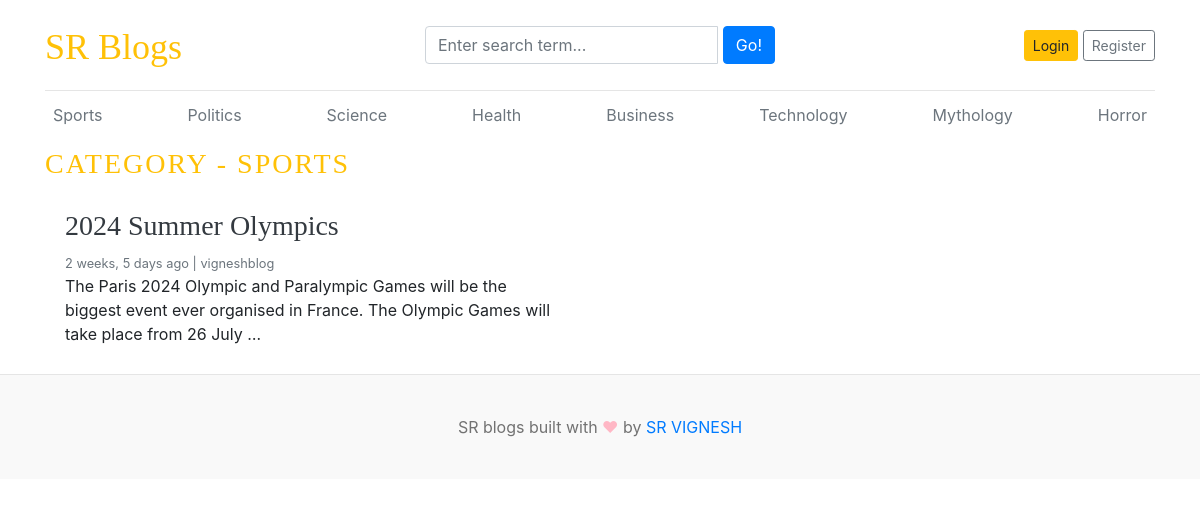
Page /category/1/ on the committed database.
### blogs/models.py (models this page shows, shortened)
class Category(models.Model):
    category_name=models.CharField(max_length=50,unique=True)
    created_at=models.DateTimeField(auto_now_add=True)
    updated_at=models.DateTimeField(auto_now=True)
    class Meta:
        verbose_name_plural='categories'
    def __str__(self):
        return self.category_name

class Blog(models.Model):
    title=models.CharField(max_length=100)
    slug=models.SlugField(max_length=150,unique=True,blank=True)
    category=models.ForeignKey(Category,on_delete=models.CASCADE)
    author=models.ForeignKey(User,on_delete=models.CASCADE)
    featured_image=models.ImageField(upload_to='uploads/%Y/%m/%d')
    short_description=models.TextField(max_length=500)
    blog_body=models.TextField(max_length=2000)
    status=models.CharField(max_length=20,choices=STATUS_CHOICES,default="Draft")
    is_featured=models.BooleanField(default=False)
    created_at=models.DateTimeField(auto_now_add=True)
    updated_at=models.DateTimeField(auto_now=True)

### blogs/views.py (the view)
# urls.py: path('<int:category_id>/',views.posts_by_category,name='posts_by_category'),
def posts_by_category(request,category_id):
    posts=Blog.objects.filter(status='Published',category=category_id)
    category=get_object_or_404(Category,pk=category_id)
    context={
        'posts':posts,
        'category':category,
    }
    return render(request,'posts_by_category.html',context)

### blogs/context_processors.py (called while the page is built)
def get_categories(request):
    categories=Category.objects.all()
    return dict(categories=categories)

def get_social_links(request):
    social_links=SocialLink.objects.all()
    return dict(social_links=social_links)

### templates/posts_by_category.html
{% extends 'base.html' %}
{% block content %}
<h3 class="text-uppercase text-warning" style="letter-spacing:2px;">Category - {{ category }}</h3>
  <div class="row mb-2">
    {% if posts %}
    {% for post in posts %}
    <div class="col-md-6">
      <div class="card border-0" >
        <div class="card-body">
          <h3><a href="{% url 'blogs' post.slug %}" class="text-dark">{{ post.title }}</a></h3>
          <small class="mb-1 text-muted">{{ post.created_at | timesince }} ago | {{ post.author }}</small>
          <p class="card-text">{{ post.short_description | truncatewords:25 }}</p>
        </div>
      </div>
    </div>
    {% endfor %}
    {% else %}
    <p>No Post Found</p>
    {% endif %}
  </div>
</div>
{% endblock %}

### templates/base.html (shortened to what this page needs)
{% load static %}
<!DOCTYPE html>
<html lang="en">
<head>
    <link href="https://getbootstrap.com/docs/4.0/dist/css/bootstrap.min.css" rel="stylesheet">
    <link href="{% static 'css/blog.css' %}" rel="stylesheet">
    <link rel="stylesheet" href="https://stackpath.bootstrapcdn.com/bootstrap/4.5.2/css/bootstrap.min.css">
    <link rel="stylesheet" href="https://cdnjs.cloudflare.com/ajax/libs/font-awesome/5.15.4/css/all.min.css">
    <link rel="stylesheet" href="https://cdnjs.cloudflare.com/ajax/libs/font-awesome/4.7.0/css/font-awesome.min.css">
  </head>
<body>
    <div class="container">
      <header class="blog-header py-3">
        <div class="row flex-nowrap justify-content-between align-items-center">
          <div class="col-4 pt-1">
            <a class="blog-header-logo text-warning" href="/">SR Blogs</a>
          </div>
          <div class="col-4">
            <form action="{% url 'search' %}" method="GET">
                <div class="input-group">
                    <input class="form-control" type="text" name="keyword" value="{{ keyword }}" placeholder="Enter search term..." aria-label="Enter search term..." aria-describedby="button-search" />&nbsp;
                    <button type="submit" class="btn btn-primary" id="button-search" type="button">Go!</button>
                </div>
            </form>
          </div>
          <div class="col-4 d-flex justify-content-end align-items-center">
            {% if not user.is_authenticated %}
            <a class="btn btn-sm btn-warning" href="{% url 'login' %}">Login</a> &nbsp;
            <a class="btn btn-sm btn-outline-secondary" href="{% url 'register' %}">Register</a>
            {% else %}
            <span><a href="{% url 'dashboard' %}">Dashboard</a></span>
            &emsp;
            <span><a href="{% url 'logout' %}">Logout</a></span>
            {% endif %}
          </div>
        </div>
      </header>
      <div class="nav-scroller py-1 mb-2">
        <nav class="nav d-flex justify-content-between">
          {% for category in categories %}
          <a class="p-2 text-muted" href="{% url 'posts_by_category' category.id %}">{{ category.category_name }}</a>
          {% endfor %}
        </nav>
      </div>
{% block content %}
{% endblock %}
<footer class="blog-footer">
    <p>SR blogs built with <span style="color:#FFB7C5;">&#9829;</span> by <a href="#">SR VIGNESH</a></p>
  </footer>
  </body>
  </html>

### blog_main/static/css/blog.css (style rules this page uses)
.blog-header { border-bottom: 1px solid #e5e5e5; }
.blog-header-logo { font-family: "Playfair Display", Georgia, "Times New Roman", serif; font-size: 2.25rem; }
h1, h2, h3, h4, h5, h6 { font-family: "Playfair Display", Georgia, "Times New Roman", serif; }
.blog-footer { padding: 2.5rem 0; color: #727272; text-align: center; background-color: #f9f9f9; border-top: .05rem solid #e5e5e5; }
.blog-footer p:last-child { margin-bottom: 0; }

### rows in the picture
Category: category_name "Sports", category_name "SPORTS"
Category: category_name "Politics"
Category: category_name "Science"
Category: category_name "Health"
Category: category_name "Business"
Category: category_name "Technology"
Category: category_name "Mythology"
Category: category_name "Horror"
Blog: title "2024 Summer Olympics", created_at "2 weeks, 5 days", author "vigneshblog", short_description "The Paris 2024 Olympic and Paralympic Games will be the biggest event ever organised in France. The Olympic Games will take place from 26 July …"
